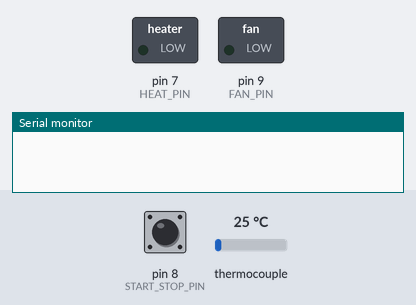
Simulated run of this sketch. Board: Arduino Uno, built with avr-gcc and run on an emulated ATmega328P. Parts: switched loads named in the sketch (green lamp = pin HIGH), the last lines printed to the serial monitor. Dashed ring = blinking. The inputs (shaded band) are chosen by the test bench; at power-on: pin 8 (START_STOP_PIN) HIGH, thermocouple 25 °C.

Above: at 1.2 s.
1.3 s: pin 8 (START_STOP_PIN) pulled LOW for 0.15 s
At 2.5 s:
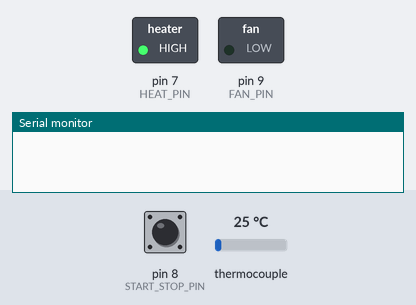
2.9 s: thermocouple set to 150 °C
At 3.35 s:
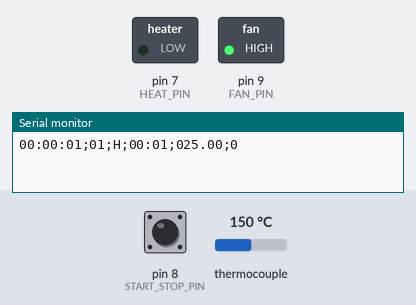
5.9 s: pin 8 (START_STOP_PIN) pulled LOW for 1 s
At 7.2 s:
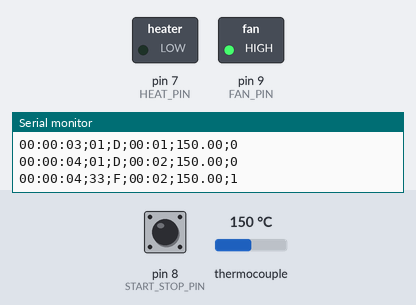
Timing chart, 0 to 8.9 s (numbered marks = the images above; inputs shaded):
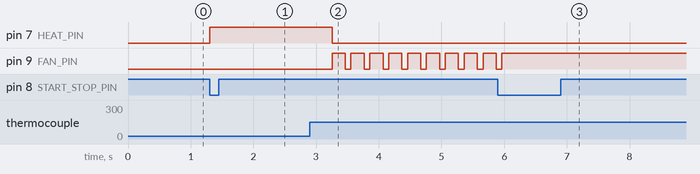

Measured:
- after the input at 1.3 s, pin 7 (HEAT_PIN): LOW → HIGH at once
- after the input at 2.9 s, pin 7 (HEAT_PIN): HIGH → LOW after 0.35 s; pin 9 (FAN_PIN): alternates HIGH for 0.21 s and LOW for 0.09 s, starting after 0.35 s
- after the input at 5.9 s, pin 9 (FAN_PIN): goes on until 6.0 s, then stays HIGH

The sketch:

pcrssv.ino
```cpp
/*
 * DIY Thermal Cycler for PCR (Summer School Reduced Version)
 * PCR code for denaturing, annealing and extending DNA cycles.
 * iDP (duilio.peroni@gmail.com) may 2018
 * Derived from: Stacey Kuznetsov (stace@cmu.edu) and Matt Mancuso (mcmancuso@gmail.com) July 2012
 * V 1.0 01/06/2018
 * Arduino based harware
 * - K-type thermocouple sensor with MAX6675 A/D converter
 * - 2x 50W resistor heater
 * - 12V fan cooler
 * - Start/stop button (internal pullup -> active-low signal)
 * - CSV remote log
 *
 * PCR Cycle
 *            |              N x Cycles          |
 *      |  H  |   D   | C |    A    |H|   eX  |H |C|
 * Td _ _ _ _ _________ _ _ _ _ _ _ _ _ _ _ _ _ _ _|_
 *      |    /|       |\  |         | |       | /| |
 * Te _ _ _ /_ _ _ _ _|_\_|_ _ _ _ _  _________/_|_|_
 *      |  /  |       |  \|         |/|       |\ | |
 * Ta _ _ /_ _|_ _ _ _|_ _\_________/_|_ _ _ _|_\|_|_
 *      |/    |       |   |         | |       |  \ |
 * Tr __/ _ _ |_ _ _ _| _ | _ _ _ _ |_|_ _ _ _|_ |\__
 *      |     |       |   |         | |       |  | |
 *
 * CSV log format:
 * <total_time>;<cycle_number>;<phase>;<phase_time>;<temperature>;<status><cr><lf>
 * <total_time>   :: HH:MM:SS
 * <cycle_number> :: 1..NUM_CYCLES
 * <phase>        :: I=Idle, H=heating, C=cooling, D=denaturation, A=annealing, E=extension, F= fault
 * <phase_time>   :: HH:MM:SS
 * <temperature>  :: tt.tt (°C)
 * <status>       :: 0=ok, 1=operator stop, 2=sensor not working, 3=temp already over setpoint, 4=temp not stable
 *
 */
//libraries
#include <max6675.h>    //include library for K-junction thermocouple A/D converter

//hardware definition (based on Arduino UNO/Leonardo/Micro/Nano or compatibles)
//input
#define START_STOP_PIN  8   //start/stop cycle pushbutton
#define THERMO_DO       4   //thermocouple data pin
#define THERMO_CS       5   //thermocouple select pin
#define THERMO_CLK      6   //thermocouple clock pin
//output
#define HEAT_PIN        7   //heater resistor relay output
#define FAN_PIN         9   //fan driver output

//PCR parameters

//cycles numbers
#define NUM_CYCLES      32  //number of cycles of PCR sequence

//temperatures
#define DENATURE_TEMP             94.0    //denaturation phase temperature
#define ANNEALING_TEMP            60.0    //annealing phase temperature
#define EXTENSION_TEMP            72.0    //extension phase temperature
#define FAN_THRESHOLD_TEMP        0.75    //fan threshold temperature (in order to avoid underruning temperature in cooling)
#define SETPOINT_THRESHOLD_TEMP   0.5     //setpoint threshold temperature (in order stabilize setpoit holding)
#define STABILITY_THRESHOLD_TEMP  1.25    //max deviation from setpoint
#define APPROACH_THRESHOLD_TEMP   2.0     //approaching temp threshold in heating

//other heating parameters
#define MAX_PULSE_DURATION      650.0     //max duration of an heating pulse (mS)
#define PULSE_DURATION_MULT     600.0     //multiplication coefficient to get pulse duration proportional to temperature gap (adimensional)
#define MIN_PULSE_DURATION      80.0      //min duration of an heating pulse when approaching to setpoit (mS)
#define OVERHEAT_TEST           30        //number of iteration before each overheat test (adimensional)
#define OVERHEAT_TIME           250       //overheat wait pulse (no heating, mS)

//times
#define DENATURE_TIME         33000   //denaturation phase duration
#define ANNEALING_TIME        33000   //annealing phase duration
#define EXTENSION_TIME        35000   //extension phase duration
#define INITIAL_DENATURE_TIME 300000  //first denaturation phase duration
#define FINAL_EXTENSION_TIME  600000  //last extension phase duration
#define COOL_SAMPLE_TIME      300     //temperature sample time during cooling phase
#define HOLD_PULSE_DURATION   210      //hold temperature pulse duration
#define HOLD_PAUSE_DURATION   90     //hold temperature pulse duration

//safety params (°C)
#define ROOM_TEMP               18    //room temperature setpoit (to check for sensor failure)
#define MAX_ALLOWED_TEMP        100   //max allowed temperature (for safety purpose)
#define MAX_HEAT_INCREASE       2.5   //max slope of rising temperature (for safety purpose)
#define MAX_ALLOWED_TEMP_TIME  1000   //max allowed temp sample time
#define MAX_HEAT_INCREASE_TIME 1000   //max heat increase sample time

//Phases states
#define IDLE            0  //waiting for a cycle
#define HEATING         1  //heating rising temperature ramp
#define COOLING         2  //cooling falling temperature ramp
#define DENATURATION    3  //denaturation phase
#define ANNEALING       4  //annealing phase
#define EXTENSION       5  //extension phase
#define FAULT           6  //fault status

//Phases names
char phases[7][5]={"IDLE","HEAT","COOL","DEN ","ANN ","EXT ","FLT"};

//Utility function prototypes
void runPCR(void);
boolean heatUp(double setpoint);
boolean coolDown(double setpoint, int maxTimeout = COOL_SAMPLE_TIME);
boolean holdConstantTemp(long duration, double setpoint);
void log(boolean force=false);
boolean buttonPressed(void);
boolean serialEvent(void);

//global variables
int currInButton;               //current loop status of start/stop pushbutton
int prevInButton;               //previous loop status of start/stop pushbutton
unsigned long startCycleTime;   //cycle start time;
unsigned long startPhaseTime;   //phase start time;
unsigned long timeCounter;      //
int currCycle;                  //current cycle value
int currPhase;                  //current phase value
double currTemp;                //current temperature value
double prevTemp;                //previuous temperature value
char faultCode='0';             //fault code
//temperature device wrapper
MAX6675 thermocouple(THERMO_CLK, THERMO_CS, THERMO_DO);

//setup: run once at startup
void setup() {
  //init console
  Serial.begin(250000);

  //configure I/O
  pinMode(START_STOP_PIN,INPUT_PULLUP);
  pinMode(HEAT_PIN,OUTPUT);
  pinMode(FAN_PIN,OUTPUT);
  //set I/O initial status
  currPhase=IDLE;
  digitalWrite(HEAT_PIN,LOW);
  digitalWrite(FAN_PIN,LOW);
}

//loop: run repeatedly forever
void loop() {
  //check for start button pressed (HIGH to LOW transition)
  if(buttonPressed()){
    //run a full PCR cycle on start event
    runPCR();
  }
  //check for serial command ('s' or 'S')
  if(serialEvent()){
    //run a full PCR cycle on serial command
    runPCR();
  }
}

//runPCR: run a full PCR sequence
//repeat NUM_CYCLE times the PCR sequence:
// Heating to denaturation temp
// Denaturation phase
// Cooling to annealing temp
// Annealing phase
// Heating to extension temp
// Extension phase
// at the end of cycle cool to room temp

void runPCR(void){
  boolean ris;    //phase result

  //set start time
  startCycleTime=millis();
  timeCounter=0;
  faultCode='0';

  //repeat for NUM_CYCLES cycles
  for(currCycle=0;currCycle<NUM_CYCLES;currCycle++){

    //heatup to denature temperature
    currPhase=HEATING;
    ris=heatUp(DENATURE_TEMP);
    if(ris==false){
      //heating fault or stop button: stop sequence
      currCycle = NUM_CYCLES;
      currPhase=FAULT;
      log();
      break;
    }

    //denaturarion phase
    currPhase=DENATURATION;
    if(currCycle == 0) {
      //first cycle: special denature time
      ris=holdConstantTemp(INITIAL_DENATURE_TIME, DENATURE_TEMP);
    }
    else {
      //no first cycle: standard denature time
      ris=holdConstantTemp(DENATURE_TIME, DENATURE_TEMP);
    }
    if(ris==false){
      //denaturation fault or stop button: stop sequence
      currCycle = NUM_CYCLES;
      currPhase=FAULT;
      log();
      break;
    }

    //cool to annealing temperature
    currPhase=COOLING;
    ris=coolDown(ANNEALING_TEMP);
    if(ris==false){
      //cooling fault or stop button: stop sequence
      currCycle = NUM_CYCLES;
      currPhase=FAULT;
      log();
      break;
    }

    //annealing phase
    currPhase=ANNEALING;
    ris=holdConstantTemp(ANNEALING_TIME, ANNEALING_TEMP);
    if(ris==false){
      //annealing fault or stop button: stop sequence
      currCycle = NUM_CYCLES;
      currPhase=FAULT;
      log();
      break;
    }

    //heatup to extension temperature
    currPhase=HEATING;
    ris=heatUp((EXTENSION_TEMP));
    if(ris==false){
      //heatup fault or stop button: stop sequence
      currCycle = NUM_CYCLES;
      currPhase=FAULT;
      log();
      break;
    }

    //extension phase phase
    currPhase=EXTENSION;
    if (currCycle<(NUM_CYCLES-1)) {
      //not last cycle: standard extension time
      ris=holdConstantTemp(EXTENSION_TIME, EXTENSION_TEMP);
    }
    else {
      //last cycle: special extension time
      ris=holdConstantTemp(FINAL_EXTENSION_TIME, EXTENSION_TEMP);
    }
    if(ris==false){
      //extension fault or stop button: stop sequence
      currCycle = NUM_CYCLES;
      currPhase=FAULT;
      log();
      break;
    }
  }

  //final cooling (indefinite time)
  digitalWrite(FAN_PIN,HIGH);
  if(currPhase!=FAULT) { //normal termination
    currPhase=IDLE;
  }
  log(true);
}

//heatUp: heat up to maxTemp temperature setpoint
//return true if maxTemp reached, false if fault (sensor not working, temp not reached, overheat)
//
boolean heatUp(double setpoint){
  boolean ris=false;
  int curIteration = 0;
  digitalWrite(FAN_PIN,LOW);
  startPhaseTime=millis();
  prevTemp=thermocouple.readCelsius();
  currTemp=prevTemp;
  log();
  //test if sensor working: if reading under ROOM_TEMP we assume sensor not working and stop the sequence
  if (currTemp < ROOM_TEMP) { //sensor not working
    faultCode='2';
    ris=false;
  }
  else if(currTemp > setpoint){ //over setpoint entering heating
    faultCode='3';
    ris=false;
  }
  else { //sensor ok: execute heating rise ramp
    //repeat indefinitely while temperature under setpoint
    while (currTemp < setpoint) {
      //check stop button
      if(buttonPressed()){
        faultCode='1';
        ris=false;
        break;
      }
      curIteration++;
      int pulseDuration = min(MAX_PULSE_DURATION, ((PULSE_DURATION_MULT *(setpoint-currTemp))+ MIN_PULSE_DURATION)); // as we approach desired temp, heat up slower
      digitalWrite(HEAT_PIN, HIGH);
      delay(pulseDuration);
      currTemp=thermocouple.readCelsius();

      log();
      digitalWrite(HEAT_PIN, LOW);
      //check if setpoint reached
      if(currTemp >= setpoint) { //checkpoint reached: stop rise ramp with success
        faultCode='0';
        ris=true;
        break;
      }
      //approaching to setpoint insert a little wait between heat pulses to avoid overheat
//      if((setpoint-currTemp) < APPROACH_THRESHOLD_TEMP || curIteration % OVERHEAT_TEST == 0) {
      if((setpoint-currTemp) < APPROACH_THRESHOLD_TEMP ) {
        do {
          prevTemp = currTemp;
          delay(OVERHEAT_TIME);
          currTemp=thermocouple.readCelsius();
          log();
        } while(currTemp > prevTemp);
      }
      //check again if setpoint reached
      if(currTemp >= setpoint){ //checkpoint reached: stop rise ramp with success
        faultCode='0';
        ris=true;
        break;
      }
      //check each two iteration if setpoint not stable
      if ((curIteration%2) == 0) { //each two iterations
        if(currTemp < (prevTemp-STABILITY_THRESHOLD_TEMP)) { //setpoint not stable stop rise ramp with failure
          faultCode='4';
          ris=false;
          break;
        }
      }
      else {
        prevTemp = currTemp;
      }
      //check if rise ramp too fast
      while ((currTemp-prevTemp) >= MAX_HEAT_INCREASE) { //rise ramp too fast: wait for slope reduction
        prevTemp = currTemp;
        delay(MAX_HEAT_INCREASE_TIME);
        currTemp=thermocouple.readCelsius();
        log();
      }
      //check for max temperature
      while(currTemp >= MAX_ALLOWED_TEMP) { //temperature too high: wait for temperature reduction
        delay(MAX_ALLOWED_TEMP_TIME);
        currTemp=thermocouple.readCelsius();
        log();
      }
    }
  }
  return ris;
}

//coolDown: Cool down to the desired temperature by turning on the fan.
//          setpoint -> Temperature we want to cool off to
//          maxTimeout -> how often we poll the thermocouple (300ms is good)
boolean  coolDown(double setpoint, int maxTimeout = COOL_SAMPLE_TIME){
  boolean ris=true;
  startPhaseTime=millis();
  currTemp=thermocouple.readCelsius();
  log();
  while (currTemp > setpoint+FAN_THRESHOLD_TEMP) {
    digitalWrite(FAN_PIN, HIGH);
    delay(maxTimeout);
    currTemp=thermocouple.readCelsius();
    log();
    //check stop button
    if(buttonPressed()){
      faultCode='1';
      ris=false;
      break;
    }
  }
  digitalWrite(FAN_PIN, LOW);
  return ris;
}

//holdConstantTemp: Try to stay close to the desired temperature by making micro adjustments to the
//                  resistors and fan. Assumes that the current temperature is already very close to the setpoint.
//                  setpoint -> desired temperature
//                  duration ->  how long we should keep the temperature (in ms)

boolean holdConstantTemp(long duration, double setpoint) {
  boolean ris=true;
  //setup phase timer
  startPhaseTime=millis();
  unsigned long holdTimeElapsed = 0;

  //hold temperature to setpoint for duration time
  while (holdTimeElapsed < duration) {

    //check stop button
    if(buttonPressed()){
      faultCode='1';
      ris=false;
      break;
    }

    //hold temperature
    currTemp = thermocouple.readCelsius();
    log();
    if (currTemp < setpoint) { //under setpoint: heat up
      digitalWrite(HEAT_PIN, HIGH);
      delay(HOLD_PULSE_DURATION);
      digitalWrite(HEAT_PIN, LOW);
    }
    else if (currTemp > (setpoint+SETPOINT_THRESHOLD_TEMP)) { //over setpoint: cool down
      digitalWrite(FAN_PIN, HIGH);
      delay(HOLD_PULSE_DURATION);
      digitalWrite(FAN_PIN, LOW);
    }
    else {
      delay(HOLD_PULSE_DURATION);
    }
    delay(HOLD_PAUSE_DURATION);
    holdTimeElapsed = millis() - startPhaseTime;
  }
  return ris;
}

//log: send a CSV data line to console & LCD diagnostic
//CSV log format:
//<total_time>;<cycle_number>;<phase>;<phase_time>;<temperature>;<faultcode><cr><lf>

void log(boolean force=false){
  unsigned long cycleTime=millis()-startCycleTime;
  unsigned long phaseTime=millis()-startPhaseTime;
  char buffer[9];
  //cycle time in HH:MM:SS format
  unsigned long ts=cycleTime/1000; //time in seconds
  int h = ts/3600;                  //hours
  int t = ts % 3600;                //remaining seconds
  int m = t/60;                    //minutes
  int s = t%60;                    //seconds
  if((ts>timeCounter)||(force==true)) { //second elapsed: print log
    timeCounter=ts;
    sprintf(buffer,"%02d:%02d:%02d",h,m,s);
    Serial.print(buffer);
    Serial.print(";");
    //cycle number (startig from 1)
    sprintf(buffer,"%02d",currCycle+1);
    Serial.print(buffer);
    Serial.print(";");
    //cycle phase (Idle,Heating,Cooling,Denature,Annealig,Extension,Fault)
    Serial.write(phases[currPhase][0]);
    Serial.print(";");
    //phase time in HH:MM:SS format
    ts=phaseTime/1000;  //time in seconds
    h = ts/3600;                  //hours
    t = ts % 3600;
    m = t/60;                    //minutes
    s = t%60;                    //seconds
    sprintf(buffer,"%02d:%02d",m,s);
    Serial.print(buffer);
    Serial.print(";");
    //temperature in tt.tt (°C) format
    int iPart=(int)currTemp;
    int dPart=(int)((currTemp - (double)iPart) * 100);
    sprintf(buffer, "%03d.%02d", iPart, dPart);
    Serial.print(buffer);
    Serial.print(";");
    Serial.write(faultCode);
    Serial.println();
  }
}

//buttonPressed: check for falling edge of start/stop button
//              returns true: button pressed, false: button not pressed
boolean buttonPressed(void){
  boolean ris=false;
  currInButton=digitalRead(START_STOP_PIN);
  if((currInButton!=prevInButton)&&(currInButton==LOW)){ //falling edge
    ris=true;
  }
  prevInButton=currInButton;
  return ris;
}


//serialEvent: check for falling command from serial
//              returns true: command from serial
boolean serialEvent(void){
  boolean ris=false;
  if(Serial.available()){
    int rx=Serial.read();
    if((rx=='s')||(rx=='S')){
      if((currPhase==IDLE)||(currPhase==FAULT)) {
        ris=true;
      }
    }
  }
  return ris;
}
```
